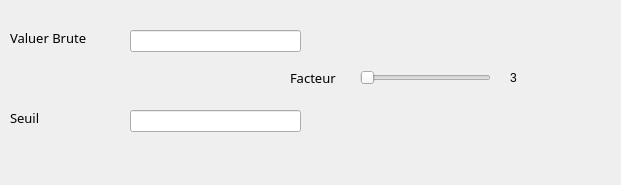
         <widget class="QWidget" name="page_6">
          <property name="geometry">
           <rect>
            <x>0</x>
            <y>0</y>
            <width>621</width>
            <height>185</height>
           </rect>
          </property>
          <attribute name="label">
           <string>Biodiversité</string>
          </attribute>
          <widget class="QLabel" name="label_23">
           <property name="geometry">
            <rect>
             <x>510</x>
             <y>70</y>
             <width>21</width>
             <height>16</height>
            </rect>
           </property>
           <property name="styleSheet">
            <string notr="true">font: 10pt &quot;Uni Sans Book&quot;;</string>
           </property>
           <property name="text">
            <string>3</string>
           </property>
          </widget>
          <widget class="QLabel" name="label_24">
           <property name="geometry">
            <rect>
             <x>290</x>
             <y>70</y>
             <width>51</width>
             <height>16</height>
            </rect>
           </property>
           <property name="font">
            <font>
             <family>Uni Sans Book</family>
             <pointsize>10</pointsize>
             <weight>50</weight>
             <italic>false</italic>
             <bold>false</bold>
            </font>
           </property>
           <property name="styleSheet">
            <string notr="true">font: 10pt &quot;Uni Sans Book&quot;;</string>
           </property>
           <property name="text">
            <string>Facteur</string>
           </property>
          </widget>
          <widget class="QLabel" name="label_25">
           <property name="geometry">
            <rect>
             <x>10</x>
             <y>30</y>
             <width>101</width>
             <height>16</height>
            </rect>
           </property>
           <property name="font">
            <font>
             <family>Uni Sans Book</family>
             <pointsize>10</pointsize>
             <weight>50</weight>
             <italic>false</italic>
             <bold>false</bold>
            </font>
           </property>
           <property name="styleSheet">
            <string notr="true">font: 10pt &quot;Uni Sans Book&quot;;</string>
           </property>
           <property name="text">
            <string>Valuer Brute</string>
           </property>
          </widget>
          <widget class="QLabel" name="label_26">
           <property name="geometry">
            <rect>
             <x>10</x>
             <y>110</y>
             <width>101</width>
             <height>16</height>
            </rect>
           </property>
           <property name="font">
            <font>
             <family>Uni Sans Book</family>
             <pointsize>10</pointsize>
             <weight>50</weight>
             <italic>false</italic>
             <bold>false</bold>
            </font>
           </property>
           <property name="styleSheet">
            <string notr="true">font: 10pt &quot;Uni Sans Book&quot;;</string>
           </property>
           <property name="text">
            <string>Seuil</string>
           </property>
          </widget>
          <widget class="QSlider" name="horizontalSlider_6">
           <property name="geometry">
            <rect>
             <x>360</x>
             <y>70</y>
             <width>131</width>
             <height>16</height>
            </rect>
           </property>
           <property name="orientation">
            <enum>Qt::Horizontal</enum>
           </property>
          </widget>
          <widget class="QLineEdit" name="lineEdit_12">
           <property name="geometry">
            <rect>
             <x>130</x>
             <y>110</y>
             <width>171</width>
             <height>22</height>
            </rect>
           </property>
          </widget>
          <widget class="QLineEdit" name="lineEdit_13">
           <property name="geometry">
            <rect>
             <x>130</x>
             <y>30</y>
             <width>171</width>
             <height>22</height>
            </rect>
           </property>
          </widget>
         </widget>
